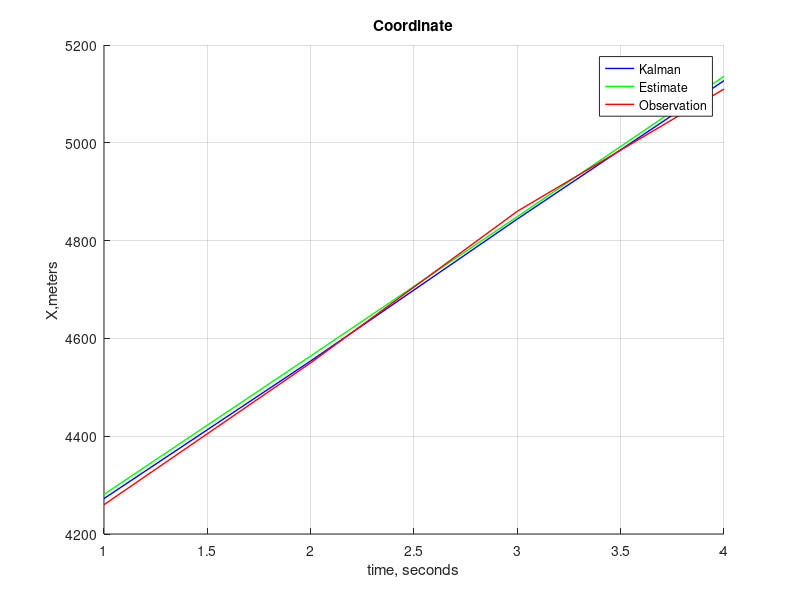
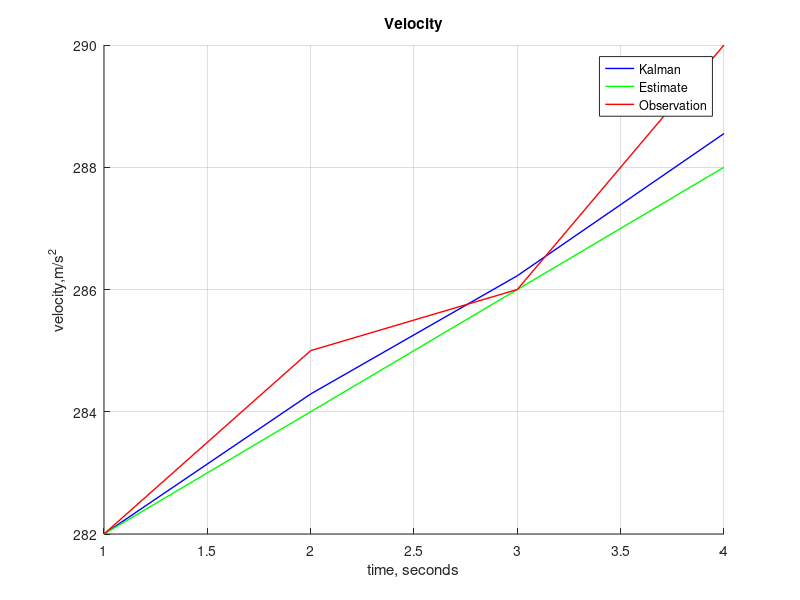

MATLAB code to generate these figures, in order:
%% KF [Tracking plane] 35-XX
clc;
clear all;
close all;
% Initial states
%--------------------------------------------------------------------------
v_x0 = 280;    % velocity x    ,m
v_y0 = 120;    % velocity y    ,m
x_0  = 4000;   % init x        ,m/s
y_0  = 3000;   % init y        ,m/s
ax   = 2;      % acceleration  ,m/s^2
dt   = 1;      % step          ,s    
% observation
%--------------------------------------------------------------------------
X_obs  =[4000 4260 4550 4860 5110];
Vx_obs =[280  282  285  286  290];

% Process errors in process covariance matrix
%--------------------------------------------------------------------------
dP_x  = 20;       % m
dP_vx = 5;        % m/s

% Obseravation errors
%--------------------------------------------------------------------------
dX   = 25;         % m
dV_x = 6;          %m/s

% I The predicted state
%--------------------------------------------------------------------------
A=[1 dt;0 1];
B=[(dt^2)/2;dt];
X=[x_0;v_x0];
w_r=0;          % errors
Q=0;
Z=0;
C=[1 0;
   0 1];
H=eye(2);
I=eye(2);
P=[dP_x^2       0;   
   0            dP_vx^2   ];

% vectors for data
%--------------------------------------------------------------------------
Xvec_kalman=zeros(2,5);
Xvec_estimate=zeros(2,5);
Xvec_observation=zeros(2,5);

% calculate predicted values
%--------------------------------------------------------------------------
X=A*X+B*ax+w_r;
Xvec_kalman(1,1)=X(1,1);
Xvec_kalman(2,1)=X(2,1);

Y=C*[X_obs(1);Vx_obs(1)]+Z;
Xvec_observation(1,1)=Y(1,1);
Xvec_observation(2,1)=Y(2,1);

% Kalman filter main body
%--------------------------------------------------------------------------
for t=2:5
    if(t>2)                         % because of we calculate first value 
        X=A*X+B*ax+w_r;             % outside of cycle
    end
    P=A*P*A'+Q;
    P(1,2)=0;                       % We will simply ignore 2 nd diaganal
    P(2,1)=0;
    R=[dX^2 0
       0    dV_x^2];                % Errors
    K= (P*H')/(H*P*H'+R);
    Y=C*[X_obs(t);Vx_obs(t)]+Z;
    
    Xvec_observation(1,t)=Y(1,1);
    Xvec_observation(2,t)=Y(2,1);
    
    X=X+K*(Y-H*X);
    P = (I-K*H)*P;
    
    Xvec_kalman(1,t)=X(1,1);
    Xvec_kalman(2,t)=X(2,1);
end
%repeat initial states for estimate cycle
%--------------------------------------------------------------------------
A=[1 dt;0 1];
B=[(dt^2)/2;dt];
X=[x_0;v_x0];
w_r=0;          % errors
Q=0;
Z=0;
C=[1 0;
   0 1];
H=eye(2);
I=eye(2);
P=[dP_x^2       0;   
   0            dP_vx^2   ];
% estimate cycle
%--------------------------------------------------------------------------
for t=1:5
    X=A*X+B*ax+w_r;
    Xvec_estimate(1,t)=X(1,1);
    Xvec_estimate(2,t)=X(2,1);
end
% Delete some counts to obtain the same size
%--------------------------------------------------------------------------
Xvec_observation(:,1)=[];
Xvec_kalman(:,1)=[];
Xvec_estimate(:,5)=[];

% Display all values
%--------------------------------------------------------------------------
disp('Kalman :');
disp(Xvec_kalman);
disp('Estimate :');
disp(Xvec_estimate);
disp('Observation : ');
disp(Xvec_observation);

% Plot figures
%--------------------------------------------------------------------------
 
figure (1)
hold on;
grid on;
plot(1:4,Xvec_kalman(1,:),'b','LineWidth',1);
plot(1:4,Xvec_estimate(1,:),'g','LineWidth',1);
plot(1:4,Xvec_observation(1,:),'r','LineWidth',1);
xlabel('time, seconds');
ylabel('X,meters');
title('Coordinate');
legend('Kalman','Estimate','Observation');
hold off


figure (2)
grid on;
hold on
plot(1:4,Xvec_kalman(2,:),'b','LineWidth',1);
plot(1:4,Xvec_estimate(2,:),'g','LineWidth',1);
plot(1:4,Xvec_observation(2,:),'r','LineWidth',1);
xlabel('time, seconds');
ylabel('velocity,m/s^2');
title('Velocity');
legend('Kalman','Estimate','Observation');
hold off